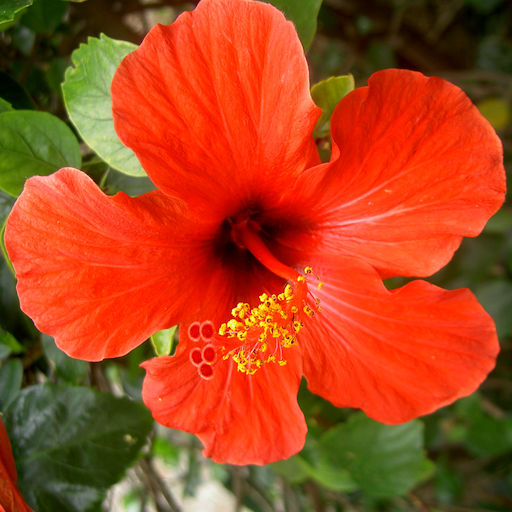
#> input picture numerical-tours/python/nt_toolbox/data/hibiscus.bmp, 512 x 512 px; the run also reads 4 pictures not shown here
$ jupyter execute --allow-errors coding_1_approximation.ipynb   (shell and % lines are left out)
#> lines starting #> are read from the running program, lines starting #| are printed output that depends on the picture
### numerical-tours/python/nt_toolbox/signal.py
import numpy as np
import pylab
import matplotlib.image as mpimg
import matplotlib.pyplot as plt
from scipy import ndimage
# signal.py: TODO: try to not make use of transform.resize
from skimage import transform

from . import general as nt

#from nt_toolbox.general import *

# [25 lines left out: function bilinear_interpolate, not called in this run]

def cconv(x, h, d):
    """
        Circular convolution along dimension d.
        h should be small and with odd size
    """
    if d == 2:
        # apply to transposed matrix
        return np.transpose(cconv(np.transpose(x), h, 1))
    y = np.zeros(x.shape)
    p = len(h)
    pc = int(round( float((p - 1) / 2 )))
    for i in range(0, p):
        y = y + h[i] * nt.circshift1d(x, i - pc)
    return y

# [40 lines left out: functions div, gaussian_blur, grad, not called in this run]

def imageplot(f, str='', sbpt=[]):
    """
        Use nearest neighbor interpolation for the display.
    """
    if sbpt != []:
        plt.subplot(sbpt[0], sbpt[1], sbpt[2])
    imgplot = plt.imshow(f, interpolation='nearest')
    imgplot.set_cmap('gray')
    pylab.axis('off')
    if str != '':
        plt.title(str)

def load_image(name, n=-1, flatten=1, resc=1, grayscale=1):
    """
        Load an image from a file, rescale its dynamic to [0,1], turn it into a grayscale image
        and resize it to size n x n.
    """
#> called with name = 'nt_toolbox/data/hibiscus.bmp', n = 512, flatten = 1, resc = 1, grayscale = 1
    f = plt.imread(name)
#> f is the input picture: shape (512, 512, 3); mean R, G, B 170.2, 69.4, 28
    # turn into normalized grayscale image
    if grayscale == 1:
        if (flatten==1) and np.ndim(f)>2:
            f = np.sum(f, axis=2)
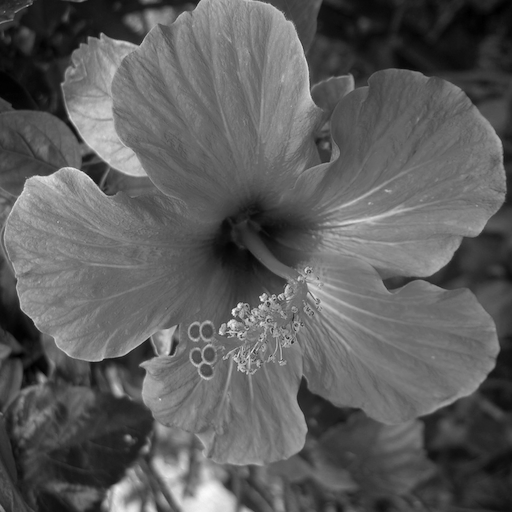
#> f: shape (512, 512) uint64; min 0, max 731, mean 267.6; drawn with min black and max white
    if resc==1:
        f = nt.rescale(f)
#> in rescale, `v = f.max() - f.min()`: v = 731
    # change the size of the image
    if n > 0:
        if np.ndim(f)==2:
            f = transform.resize(f, [n, n], 1)
        elif np.ndim(f)==3:
            f = transform.resize(f, [n, n, f.shape[2]], 1)
    return f

def perform_wavortho_transf(f, Jmin, dir, h):
    """
        perform_wavortho_transf - compute orthogonal wavelet transform

        fw = perform_wavortho_transf(f,Jmin,dir,options);

        You can give the filter in options.h.

        Works in 2D only.

        Copyright (c) 2014 Gabriel Peyre
    """

    n = f.shape[1]
    Jmax = int(np.log2(n)) - 1
    # compute g filter
    u = np.power(-np.ones(len(h) - 1), range(1, len(h)))
    # alternate +1/-1
    g = np.concatenate(([0], h[-1:0:-1] * u))

    if dir == 1:
        ### FORWARD ###
        fW = f.copy()
        for j in np.arange(Jmax, Jmin - 1, -1):
            A = fW[:2 ** (j + 1):, :2 ** (j + 1):]
            for d in np.arange(1, 3):
                Coarse = subsampling(cconv(A, h, d), d)
                Detail = subsampling(cconv(A, g, d), d)
                A = np.concatenate((Coarse, Detail), axis=d - 1)
            fW[:2 ** (j + 1):, :2 ** (j + 1):] = A
        return fW
    else:
        ### BACKWARD ###
        fW = f.copy()
        f1 = fW.copy()
        for j in np.arange(Jmin, Jmax + 1):
            A = f1[:2 ** (j + 1):, :2 ** (j + 1):]
            for d in np.arange(1, 3):
                if d == 1:
                    Coarse = A[:2**j:, :]
                    Detail = A[2**j: 2**(j + 1):, :]
                else:
                    Coarse = A[:, :2 ** j:]
                    Detail = A[:, 2 ** j:2 ** (j + 1):]
                Coarse = cconv(upsampling(Coarse, d), nt.reverse(h), d)
                Detail = cconv(upsampling(Detail, d), nt.reverse(g), d)
                A = Coarse + Detail
            f1[:2 ** (j + 1):, :2 ** (j + 1):] = A
        return f1


def plot_wavelet(fW, Jmin=0):
    """
        plot_wavelet - plot wavelets coefficients.

        U = plot_wavelet(fW, Jmin):

        Copyright (c) 2014 Gabriel Peyre
    """
    def rescaleWav(A):
        v = abs(A).max()
        B = A.copy()
        if v > 0:
            B = .5 + .5 * A / v
        return B
    ##
    n = fW.shape[1]
    Jmax = int(np.log2(n)) - 1
    U = fW.copy()
    for j in np.arange(Jmax, Jmin - 1, -1):
        U[:2 ** j:,    2 ** j:2 **
            (j + 1):] = rescaleWav(U[:2 ** j:, 2 ** j:2 ** (j + 1):])
        U[2 ** j:2 ** (j + 1):, :2 **
          j:] = rescaleWav(U[2 ** j:2 ** (j + 1):, :2 ** j:])
        U[2 ** j:2 ** (j + 1):, 2 ** j:2 ** (j + 1):] = (
            rescaleWav(U[2 ** j:2 ** (j + 1):, 2 ** j:2 ** (j + 1):]))
    # coarse scale
    U[:2 ** j:, :2 ** j:] = nt.rescale(U[:2 ** j:, :2 ** j:])
    # plot underlying image
    imageplot(U)
    # display crosses
    for j in np.arange(Jmax, Jmin - 1, -1):
        plt.plot([0, 2 ** (j + 1)], [2 ** j, 2 ** j], 'r')
        plt.plot([2 ** j, 2 ** j], [0, 2 ** (j + 1)], 'r')
    # display box
    plt.plot([0, n], [0, 0], 'r')
    plt.plot([0, n], [n, n], 'r')
    plt.plot([0, 0], [0, n], 'r')
    plt.plot([n, n], [0, n], 'r')
    return U

# [37 lines left out: functions psnr, snr, not called in this run]

def subsampling(x, d):
    # subsampling along dimension d by factor p=2
    p = 2
    if d == 1:
        y = x[::p, :]
    elif d == 2:
        y = x[:, ::p]
    else:
        raise Exception('Not implemented')
    return y

# [47 lines left out: functions upsampling, plot_dictionary, not called in this run]

### numerical-tours/python/nt_toolbox/general.py
import numpy as np
import pylab
import matplotlib.image as mpimg
import matplotlib.pyplot as plt
from scipy import ndimage
# general.py TODO: try to not make use of transform.resize
from skimage import transform ## commented


# [28 lines left out: functions crop, circshift, not called in this run]

def circshift1d(x, k):
    """
        Circularly shift a 1D vector
    """
    return np.roll(x, -k, axis=0)

def clamp(x, a=[], b=[]):
    """
     clamp - clamp a value

       y = clamp(x,a,b);

     Default is [a,b]=[0,1].

       Copyright (c) 2004 Gabriel Peyre
    """

    if a == []:
        a = 0.0
    if b == []:
        b = 1.0
    return np.minimum(np.maximum(x, a), b)

def rescale(f,a=0,b=1):
    """
        Rescale linearly the dynamic of a vector to fit within a range [a,b]
    """
    v = f.max() - f.min()
    g = (f - f.min()).copy()
    if v > 0:
        g = g / v
    return a + g*(b-a)

# [5 lines left out: function reverse, not called in this run]

### numerical-tours/python/nt_toolbox/compute_wavelet_filter.py
import numpy as np

def compute_wavelet_filter(type,par):
    """
        compute_wavelet_filter - Generate Orthonormal QMF Filter for Wavelet Transform


           [h,g] = compute_wavelet_filter(Type,Par)

         Inputs
           Type   string, 'Haar', 'Beylkin', 'Coiflet', 'Daubechies',
                  'Symmlet', 'Vaidyanathan','Battle'
           Par    integer, it is a parameter related to the support and vanishing
                  moments of the wavelets, explained below for each wavelet.

        Outputs
          h   low pass quadrature mirror filter
          g   high pass

         Description
           The Haar filter (which could be considered a Daubechies-2) was the
           first wavelet, though not called as such, and is discontinuous.

           The Beylkin filter places roots for the frequency response function
           close to the Nyquist frequency on the real axis.

           The Coiflet filters are designed to give both the mother and father
           wavelets 2*Par vanishing moments; here Par may be one of 1,2,3,4 or 5.

           The Daubechies filters are minimal phase filters that generate wavelets
           which have a minimal support for a given number of vanishing moments.
           They are indexed by their length, Par, which may be one of
           2,4,6,8,10,12,14,16,18 or 20. The number of vanishing moments is par/2.

           Symmlets are also wavelets within a minimum size support for a given
           number of vanishing moments, but they are as symmetrical as possible,
           as opposed to the Daubechies filters which are highly asymmetrical.
           They are indexed by Par, which specifies the number of vanishing
           moments and is equal to half the size of the support. It ranges
           from 4 to 10.

           The Vaidyanathan filter gives an exact reconstruction, but does not
           satisfy any moment condition.  The filter has been optimized for
           speech coding.

           The Battle-Lemarie filter generate spline orthogonal wavelet basis.
           The parameter Par gives the degree of the spline. The number of
           vanishing moments is Par+1.

        See Also
           FWT_PO, IWT_PO, FWT2_PO, IWT2_PO, WPAnalysis

        References
            The books by Daubechies and Wickerhauser.

        Warning : only Daubechies implemented for the moment !
    """

    if type == 'Daubechies':

        if par == 1:
            f = [1,1]/np.sqrt(2)

        if par == 4:
            f = [.482962913145,.836516303738,
                .224143868042,-.129409522551]

        if par == 6:
            f = [.332670552950,.806891509311,
            .459877502118,-.135011020010,
                -.085441273882,.035226291882]

        if par == 8:
            f = [ .230377813309,.714846570553,
                .630880767930,-.027983769417,
                -.187034811719,.030841381836,
                .032883011667,-.010597401785]

        if par == 10:
            f = [.160102397974,.603829269797,.724308528438,
                .138428145901,-.242294887066,-.032244869585,
                .077571493840,-.006241490213,-.012580751999,
                .003335725285]

        if par == 12:
            f = [.111540743350,.494623890398,.751133908021,
                .315250351709,-.226264693965,-.129766867567,
                .097501605587,.027522865530,-.031582039317,
                .000553842201,.004777257511,-.001077301085]

        if par == 14:
            f = [.077852054085,.396539319482,.729132090846,
                .469782287405,-.143906003929,-.224036184994,
                .071309219267,.080612609151,-.038029936935,
                -.016574541631,.012550998556,.000429577973,
                -.001801640704,.000353713800]

        if par == 16:
            f = [.054415842243,.312871590914,.675630736297,
                .585354683654,-.015829105256,-.284015542962,
                .000472484574,.128747426620,-.017369301002,
                -.044088253931,.013981027917,.008746094047,
                -.004870352993,-.000391740373,.000675449406,
                -.000117476784]

        if par == 18:
            f = [.038077947364,.243834674613,.604823123690,
                .657288078051,.133197385825,-.293273783279,
                -.096840783223,.148540749338,.030725681479,
                -.067632829061,.000250947115,.022361662124,
                -.004723204758,-.004281503682,.001847646883,
                .000230385764,-.000251963189,.000039347320]

        if par == 20:
            f = [.026670057901,.188176800078,.527201188932,
                .688459039454,.281172343661,-.249846424327,
                -.195946274377,.127369340336,.093057364604,
                -.071394147166,-.029457536822,.033212674059,
                .003606553567,-.010733175483,.001395351747,
                .001992405295,-.000685856695,-.000116466855,
                .000093588670,-.000013264203]

    else:
        raise ValueError("Wrong arguments, see comments for acceptable values")

    f = list(f/np.linalg.norm(f))

    if len(f)%2 == 0:
        f = [0] + f

    return f

### numerical-tours/python/coding_1_approximation.ipynb
Image Approximation with Orthogonal Bases
=========================================

*Important:* Please read the [installation page](http://gpeyre.github.io/numerical-tours/installation_python/) for details about how to install the toolboxes.
$\newcommand{\dotp}[2]{\langle #1, #2 \rangle}$
$\newcommand{\enscond}[2]{\lbrace #1, #2 \rbrace}$
$\newcommand{\pd}[2]{ \frac{ \partial #1}{\partial #2} }$
$\newcommand{\umin}[1]{\underset{#1}{\min}\;}$
$\newcommand{\umax}[1]{\underset{#1}{\max}\;}$
$\newcommand{\umin}[1]{\underset{#1}{\min}\;}$
$\newcommand{\uargmin}[1]{\underset{#1}{argmin}\;}$
$\newcommand{\norm}[1]{\|#1\|}$
$\newcommand{\abs}[1]{\left|#1\right|}$
$\newcommand{\choice}[1]{ \left\{  \begin{array}{l} #1 \end{array} \right. }$
$\newcommand{\pa}[1]{\left(#1\right)}$
$\newcommand{\diag}[1]{{diag}\left( #1 \right)}$
$\newcommand{\qandq}{\quad\text{and}\quad}$
$\newcommand{\qwhereq}{\quad\text{where}\quad}$
$\newcommand{\qifq}{ \quad \text{if} \quad }$
$\newcommand{\qarrq}{ \quad \Longrightarrow \quad }$
$\newcommand{\ZZ}{\mathbb{Z}}$
$\newcommand{\CC}{\mathbb{C}}$
$\newcommand{\RR}{\mathbb{R}}$
$\newcommand{\EE}{\mathbb{E}}$
$\newcommand{\Zz}{\mathcal{Z}}$
$\newcommand{\Ww}{\mathcal{W}}$
$\newcommand{\Vv}{\mathcal{V}}$
$\newcommand{\Nn}{\mathcal{N}}$
$\newcommand{\NN}{\mathcal{N}}$
$\newcommand{\Hh}{\mathcal{H}}$
$\newcommand{\Bb}{\mathcal{B}}$
$\newcommand{\Ee}{\mathcal{E}}$
$\newcommand{\Cc}{\mathcal{C}}$
$\newcommand{\Gg}{\mathcal{G}}$
$\newcommand{\Ss}{\mathcal{S}}$
$\newcommand{\Pp}{\mathcal{P}}$
$\newcommand{\Ff}{\mathcal{F}}$
$\newcommand{\Xx}{\mathcal{X}}$
$\newcommand{\Mm}{\mathcal{M}}$
$\newcommand{\Ii}{\mathcal{I}}$
$\newcommand{\Dd}{\mathcal{D}}$
$\newcommand{\Ll}{\mathcal{L}}$
$\newcommand{\Tt}{\mathcal{T}}$
$\newcommand{\si}{\sigma}$
$\newcommand{\al}{\alpha}$
$\newcommand{\la}{\lambda}$
$\newcommand{\ga}{\gamma}$
$\newcommand{\Ga}{\Gamma}$
$\newcommand{\La}{\Lambda}$
$\newcommand{\si}{\sigma}$
$\newcommand{\Si}{\Sigma}$
$\newcommand{\be}{\beta}$
$\newcommand{\de}{\delta}$
$\newcommand{\De}{\Delta}$
$\newcommand{\phi}{\varphi}$
$\newcommand{\th}{\theta}$
$\newcommand{\om}{\omega}$
$\newcommand{\Om}{\Omega}$

This numerical tour uses several orthogonal bases to perform non-linear image
approximation.

[cell 1]
from __future__ import division

import numpy as np
import scipy as scp
import pylab as pyl
import matplotlib.pyplot as plt

from nt_toolbox.general import *
from nt_toolbox.signal import *

import warnings
warnings.filterwarnings('ignore')

Best $M$-terms Non-linear Approximation
-----------------------------------------
This tours makes use of an orthogonal base $ \Bb = \{ \psi_m \}_{m=0}^{N-1} $
of the space $\RR^N$ of the images with $N$ pixels.

The best $M$-term approximation of $f$ is obtained by a non-linear
thresholding

$$ f_M = \sum_{ \abs{\dotp{f}{\psi_m}}>T }  \dotp{f}{\psi_m} \psi_m, $$
where the value of $T>0$ should be carefully selected so that only
$M$ coefficients are not thresholded, i.e.

$$ \abs{ \enscond{m}{ \abs{\dotp{f}{\psi_m}}>T } } = M. $$

The goal is to use an ortho-basis $ \Bb $ so that the error $ \norm{f-f_M} $
decays as fast as possible when $M$ increases, for a large class of
images.

This tour studies several different orthogonal bases: Fourier, wavelets (which is at the heart of JPEG-2000),
cosine, local cosine (which is at the heart of JPEG).

First we load an image of $ N = n \times n $ pixels.

[cell 2]
n = 512
f = rescale(load_image("nt_toolbox/data/hibiscus.bmp", n))

Display it.

[cell 3]
plt.figure(figsize = (5,5))
imageplot(f)

Fourier Approximation
---------------------
The discrete 2-D Fourier atoms are defined as:
$$ \psi_m(x) = \frac{1}{\sqrt{N}} e^{ \frac{2i\pi}{n} ( x_1 m_1 + x_2 m_2 ) },  $$
where $ 0 \leq m_1,m_2 < n $ indexes the frequency.

The set of inner products $ \{ \dotp{f}{\psi_m} \}_m $ is computed in
$O(N \log(N))$ operations with the 2-D Fast Fourier Transform (FFT)
algorithm (the pylab function is fft2).

Compute the Fourier transform using the FFT algorithm.
Note the normalization by $1/\sqrt{N}$ to ensure orthogonality (energy
conservation) of the transform.

[cell 4]
fF = pyl.fft2(f)/n

Display its magnitude (in log scale).
We use the pylab function fftshift to put the low frequency in the center.

[cell 5]
plt.figure(figsize = (5,5))
imageplot(np.log(1e-5 + abs(pyl.fftshift(fF))))
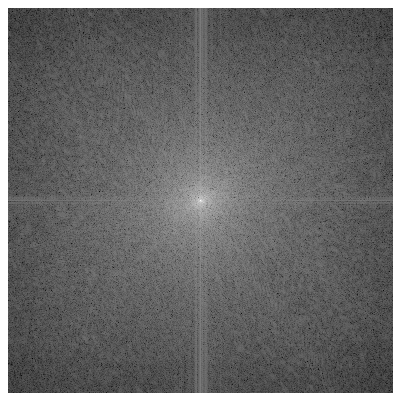
#> figure drawn by matplotlib, 1 panel

An image is recovered from a set of coefficients $c_m$ using the inverse
Fourier Transform (pylab function ifft2)) that implements the formula

$$ f_M = \sum_m c_m \psi_m. $$

Perform a thresholding.

[cell 6]
T = .3
c = np.multiply(fF,(abs(fF) > T))

Inverse the Fourier transform.

[cell 7]
fM = np.real(pyl.ifft2(c)*n)

Display the approximation.

[cell 8]
plt.figure(figsize = (5,5))
imageplot(clamp(fM))

__Exercise 1__

Compute a best $M$-term approximation in the Fourier basis of $f$, for
$M \in \{N/100, N/20\}$. Compute the approximation using
a well chosen hard threshold value $T$.

#> (a cell that did not finish here is left out)

[cell 10]
## Insert your code here.

The best $M$-term approximation error is computed using the
conservation of energy as

$$ \epsilon[M]^2 = \norm{f-f_M}^2 = \sum_{ \abs{\dotp{f}{\psi_m}} \leq T } \abs{\dotp{f}{\psi_m}}^2.  $$

If one denotes by $ \{ c_R[k] \}_{k=0}^{N-1} $ the set of
coefficients magnitudes $ \abs{\dotp{f}{\psi_m}} $ ordered by *decaying*
magnitudes, then this error is easily computed as
$$ \epsilon[M]^2 = \sum_{k=M}^{N-1} c_R[k]^2
    = \norm{f}^2 - \sum_{k=0}^{M-1} c_R[k]^2. $$
This means that $\epsilon^2$ is equal to
$\norm{f}^2$ minus the discrete primitive of $ c_R^2 $.

__Exercise 2__

Compute and display in log scales the ordered coefficients $c_R$.
_Hint:_ a discrete primitive can be computed using the numpy function cumsum.

#> (a cell that did not finish here is left out)

[cell 12]
## Insert your code here.

__Exercise 3__

Compute and display in log-scale the non-linear approximation
error $\epsilon[M]^2$.
Store the values of $\epsilon[M]^2$ in a vector $err\_fft$.

#> (a cell that did not finish here is left out)

[cell 14]
## Insert your code here.

Wavelet Approximation
---------------------
The Wavelet basis of continuous 2-D functions is defined by
by scaling and translating three mother
atoms $ \{\psi^H,\psi^V,\psi^D\} $:
$$ \psi_{j,n}^k(x) = \frac{1}{2^j}\psi^k\pa{\frac{x-2^j n}{2^j}}  $$

Non-linear wavelet approximation is a the heart of the JPEG-2000
compression standard.

The set of inner products $ \{ \dotp{f}{\psi_m} \}_m $ is computed in
$O(N)$ operations with the 2-D Fast Wavelet Transform
algorithm.

Perform a wavelet transform.
Here we use a daubechies wavelet transform.

[cell 15]
from numpy import linalg
from nt_toolbox.compute_wavelet_filter import *

Jmin = 1
h = compute_wavelet_filter("Daubechies",10)
fW = perform_wavortho_transf(f, Jmin, + 1, h)
#> the loop in perform_wavortho_transf, `for j in np.arange(Jmax, Jmin - 1, -1):` made 8 passes
#> pass 1, in subsampling, `y = x[::p, :]`:
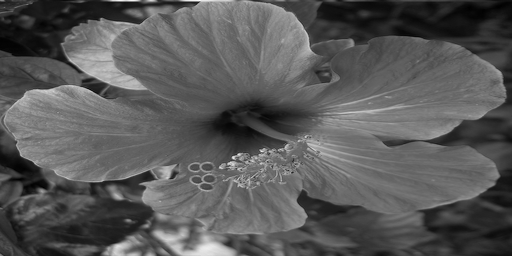
#> y: shape (256, 512) float64; min -0.0069, max 1.5, mean 0.518; drawn with min black and max white
#> pass 1, in subsampling (call 2), `y = x[::p, :]`:
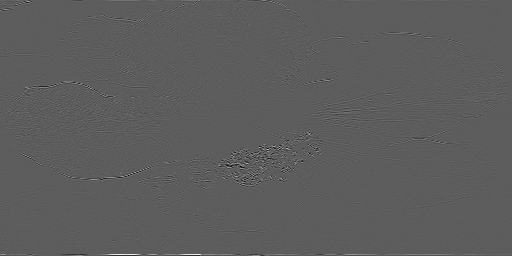
#> y: shape (256, 512) float64; min -0.227, max 0.395, mean 0.000208; drawn with min black and max white
#> pass 1, in subsampling (call 3), `y = x[:, ::p]`:
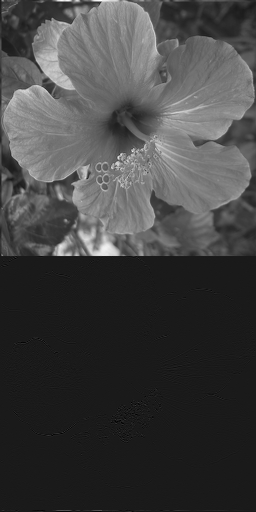
#> y: shape (512, 256) float64; min -0.241, max 2.08, mean 0.366; drawn with min black and max white

Display the coefficients.

[cell 16]
plt.figure(figsize = (8,8))

plot_wavelet(fW, Jmin)
#> the loop in plot_wavelet, `for j in np.arange(Jmax, Jmin - 1, -1):` made 8 passes
#> pass 1, in rescaleWav, `B = A.copy()`:
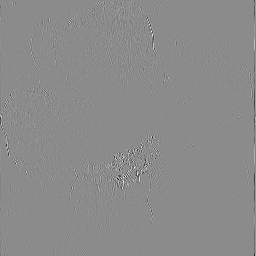
#> B: shape (256, 256) float64; min -0.391, max 0.323, mean -0.000175; drawn with min black and max white
#> pass 1, in rescaleWav (call 2), `B = A.copy()`:
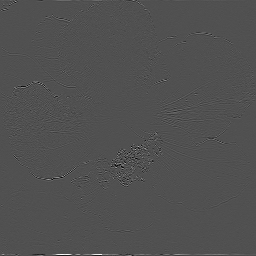
#> B: shape (256, 256) float64; min -0.241, max 0.52, mean 0.000294; drawn with min black and max white
#> pass 1, in rescaleWav (call 2), `B = .5 + .5 * A / v`:
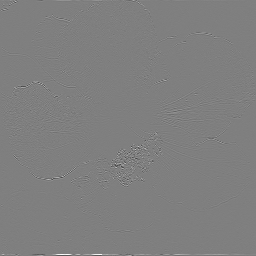
#> B: shape (256, 256) float64; min 0.268, max 1, mean 0.5
#> in plot_wavelet, `U[:2 ** j:, :2 ** j:] = nt.rescale(U[:2 ** j:, :2 ** j:])`:
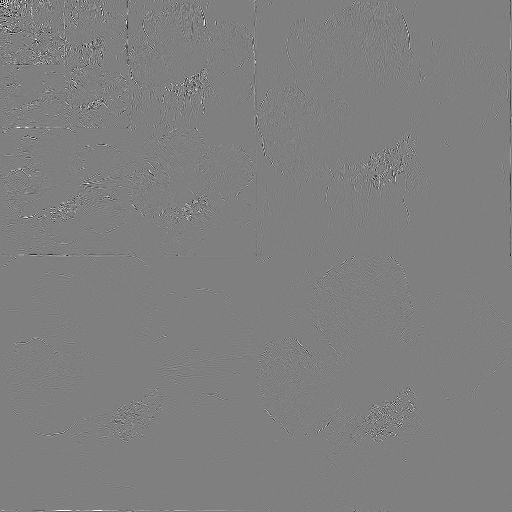
#> U: shape (512, 512) float64; min 0, max 1, mean 0.5
plt.title('Wavelet coefficients')

plt.show()
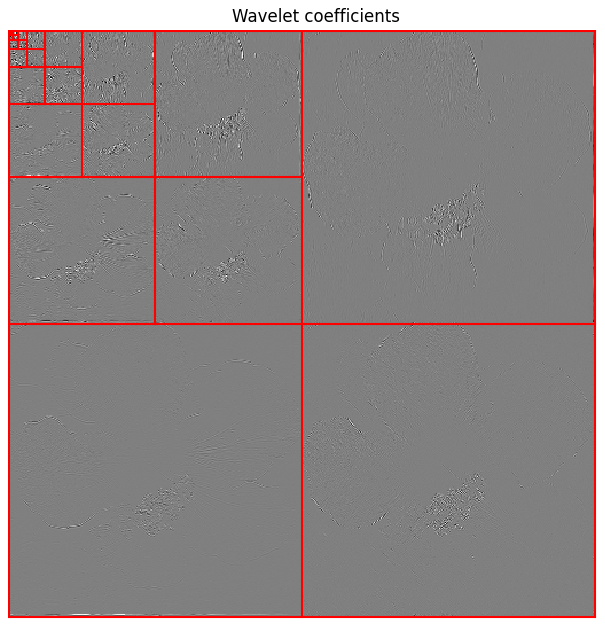
#> figure drawn by matplotlib, 1 panel
#> (the rest of the program and of its run is left out)
